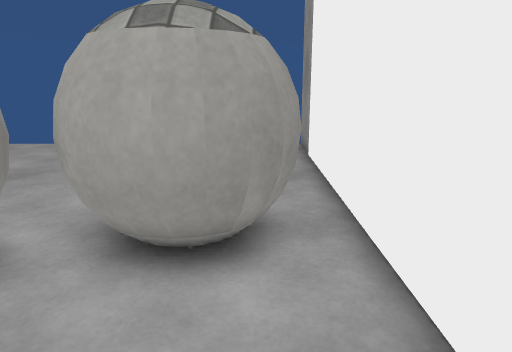
View 1 (above)

14 first-person views from a walk through a Unity game level. The camera is 1.3 m above the floor, tilts 14° down and sees 70° across. The floor is counted in squares, 0.5 m on a side. Each view is taken from the middle of a square. On the plan, view 1 faces up. The plan holds only what a view shows up to about 20 squares ahead; the rest is blank. Surface patterns are stand-ins for the level's own textures.

View 2
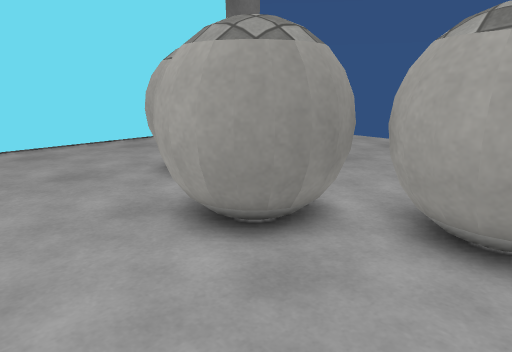

View 3
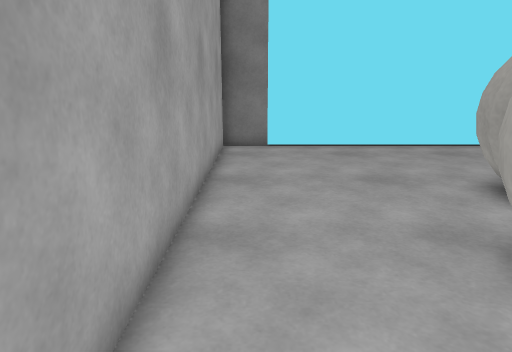

View 4
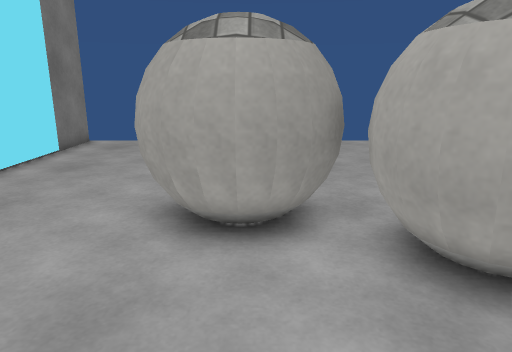

View 5
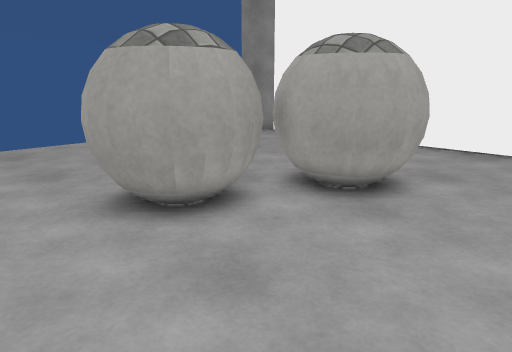

View 6
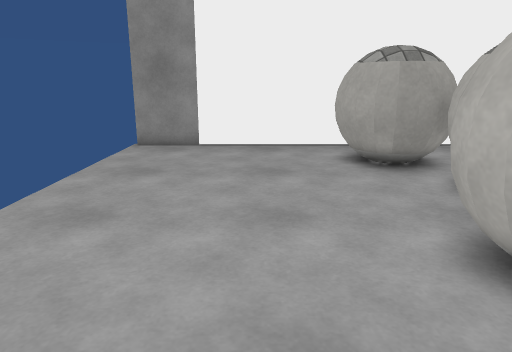

View 7
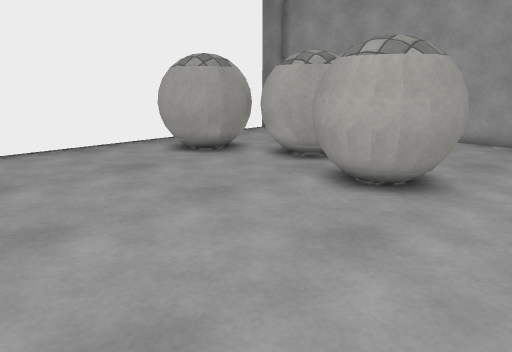

View 8
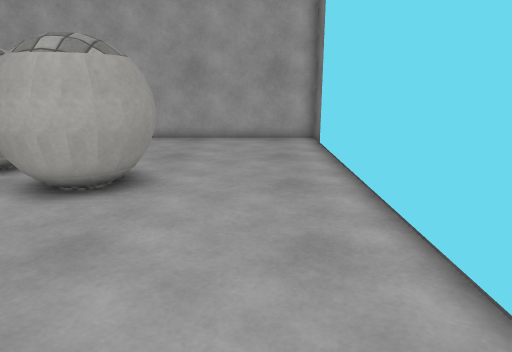

View 9
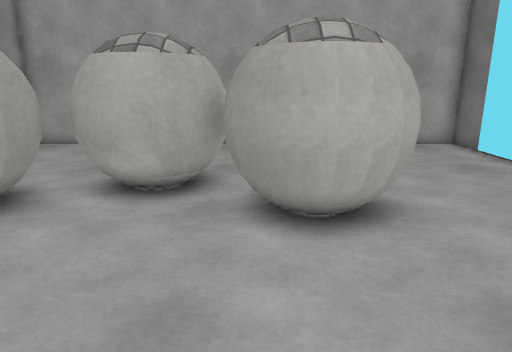

View 10
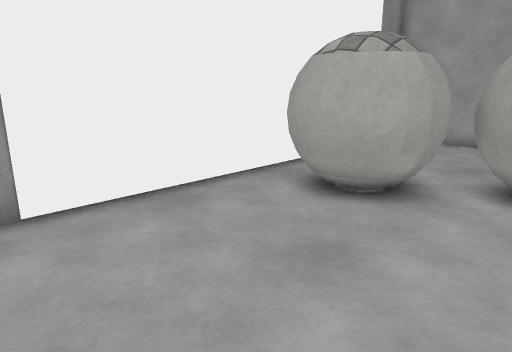

View 11
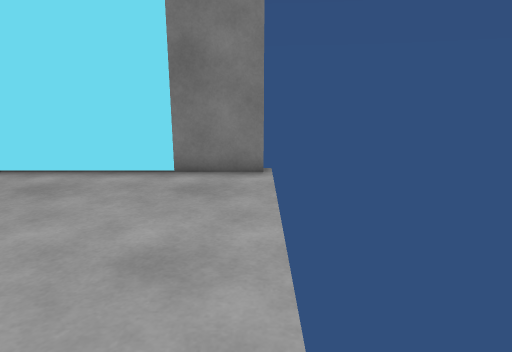

View 12
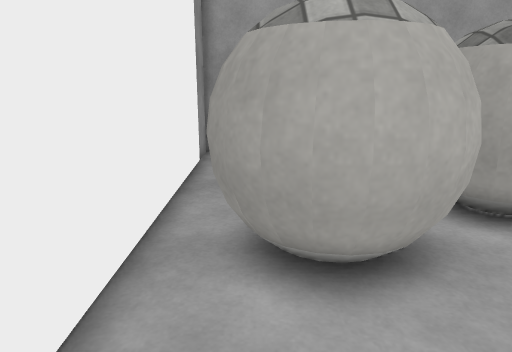

View 13
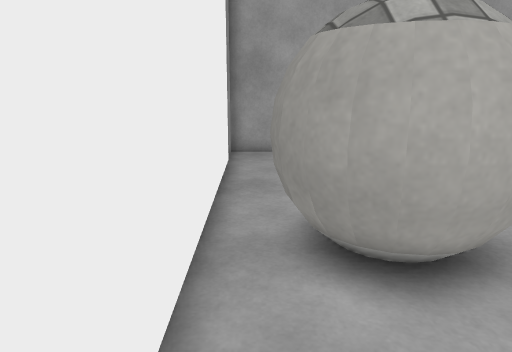

View 14
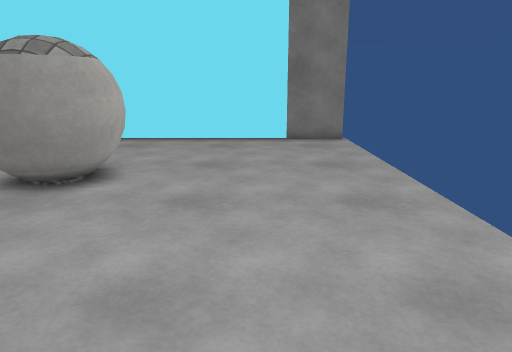

### Floor plan
Points are (right, up) in squares from view 1. A wall is a line through its corners. A room is listed if a view was taken in it or the views show most of it. See-through windows are left out.
Room 1 (views 1, 2, 3, 4, 5, 6, 7, 8, 9, 10, 11, 12, 13, 14)
walls: (-16.9, 16.2) (-16.9, -2.4) (2, -2.4) (2, 16.2)
objects: other object (-11, 4) to (-7, 8); other object (-7, 2) to (-3, 6); other object (-3, 4) to (1, 8)

Positions as (right, up) in squares from view 1, and headings:
1: (0, 0), facing up
2: (0, -1), facing up-left
3: (-1, -1), facing left
4: (-9, -1), facing up
5: (-14, -1), facing up-right
6: (-14, 11), facing right
7: (-14, 16), facing down-right
8: (-14, 16), facing down
9: (-8, 14), facing down
10: (-6, 15), facing down-right
11: (-6, 16), facing left
12: (0, 12), facing down
13: (1, 12), facing down
14: (1, 12), facing left
